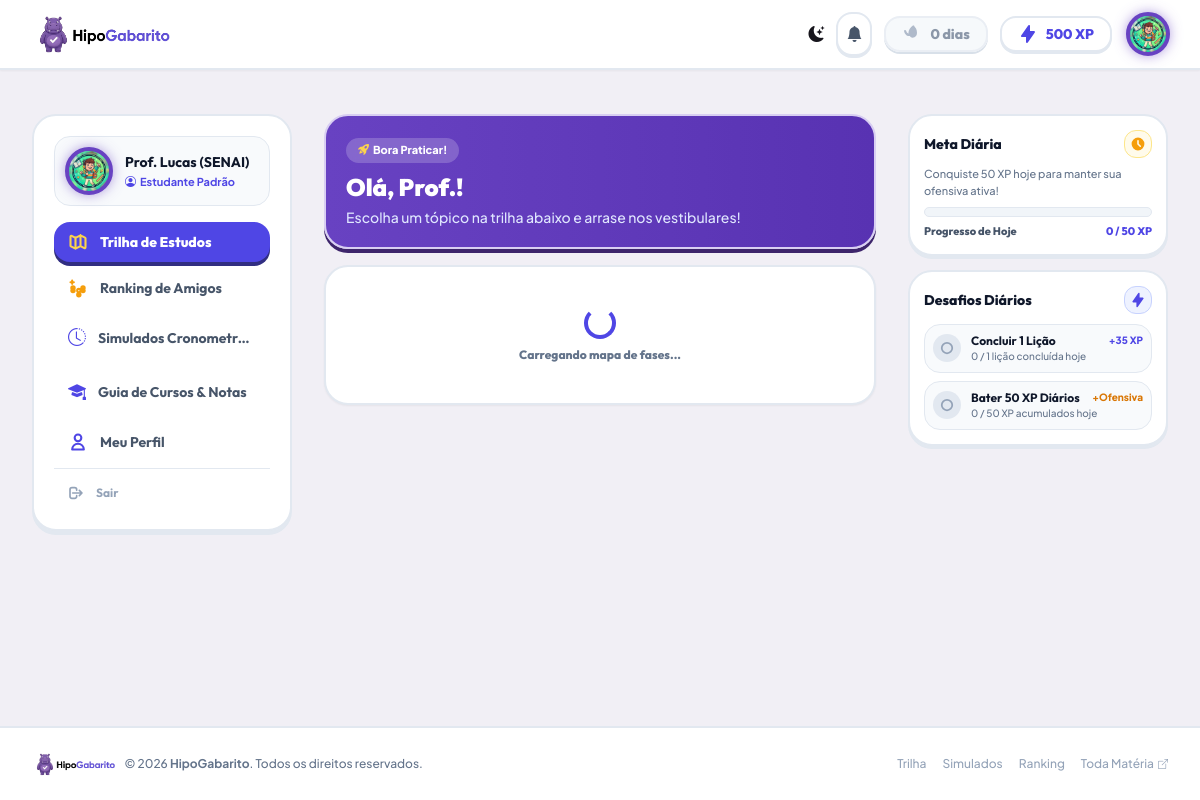
The app's page /dashboard.php (signed in) with its own data.
### tables this page shows
CREATE TABLE IF NOT EXISTS `users` (
    `id` INT AUTO_INCREMENT PRIMARY KEY,
    `name` VARCHAR(100) NOT NULL,
    `email` VARCHAR(150) NOT NULL UNIQUE,
    `password_hash` VARCHAR(255) NOT NULL,
    `avatar` VARCHAR(255) DEFAULT 'assets/img/default_avatar.jpg',
    `avatar_icon` VARCHAR(50) DEFAULT 'bi-person-circle',
    `avatar_frame` VARCHAR(50) DEFAULT 'frame-indigo',
    `xp` INT DEFAULT 0,
    `level` INT DEFAULT 1,
    `streak_days` INT DEFAULT 1,
    `last_active_date` DATE DEFAULT NULL,
    `hearts` INT DEFAULT 5,
    `max_hearts` INT DEFAULT 5,
    `role` ENUM('student', 'admin') DEFAULT 'student',
    `created_at` TIMESTAMP DEFAULT CURRENT_TIMESTAMP
);

### dashboard.php (the view, shortened to what the rows shown need)
<?php
require_once __DIR__ . '/config/db.php';
require_once __DIR__ . '/includes/header.php';
?>
    <link rel="stylesheet" href="assets/css/dashboard.css">
    <link rel="stylesheet" href="assets/css/lesson.css?v=<?= time() ?>">
    <main class="max-w-7xl mx-auto px-4 sm:px-6 lg:px-8 py-6">
        <div class="grid grid-cols-1 lg:grid-cols-12 gap-8 items-start">
            <?php require_once __DIR__ . '/includes/sidebar.php'; ?>
            <section class="lg:col-span-6 space-y-4">
                <div class="bg-gradient-to-r from-[#6842C2] to-[#5832b2] rounded-3xl p-5 text-white shadow-[0_4px_0_0_#3D256B] flex items-center justify-between relative overflow-hidden border-2 border-[#d8cef2]">
                    <div class="z-10">
                        <span class="inline-flex items-center gap-1 px-3 py-1 rounded-full text-[11px] font-extrabold bg-white/20 text-white backdrop-blur-sm mb-2">
                            <i class="bi bi-rocket-takeoff-fill text-amber-300"></i> Bora Praticar!
                        </span>
                        <h2 class="font-outfit font-black text-xl sm:text-2xl mb-1">Olá, <?= htmlspecialchars(explode(' ', $user['name'] ?? 'Estudante')[0]) ?>!</h2>
                        <p class="text-xs sm:text-sm text-indigo-100 font-medium mb-0">Escolha um tópico na trilha abaixo e arrase nos vestibulares!</p>
                    </div>
                </div>
            </section>
        </div>
    </main>
    <?php require_once __DIR__ . '/includes/footer.php'; ?>

### includes/header.php (shortened to what the rows shown need)
<?php
require_once __DIR__ . '/../config/db.php';
if (isset($_SESSION['user_id'])) {
    $userId = $_SESSION['user_id'];
    $streakStatus = syncUserStreak($pdo, $userId);
    $stmtUser = $pdo->prepare("SELECT * FROM users WHERE id = ?");
    $stmtUser->execute([$userId]);
    $user = $stmtUser->fetch();
    $userStreakDays = $streakStatus['streak_days'];
    $isStreakActive = $streakStatus['is_active_today'];
} else {
    $userStreakDays = 0;
    $isStreakActive = false;
}
$userAvatar = (!empty($user['avatar']) && trim($user['avatar']) !== '') ? $user['avatar'] : 'assets/img/default_avatar.jpg';
$userFrame = !empty($user['avatar_frame']) ? $user['avatar_frame'] : 'frame-indigo';
?>
<!DOCTYPE html>
<html lang="pt-BR" class="h-full bg-[#F1EFF5]">
<head>
    <script src="https://cdn.tailwindcss.com"></script>
    <link href="https://cdn.jsdelivr.net/npm/bootstrap-icons@1.11.3/font/bootstrap-icons.min.css" rel="stylesheet">
    <link rel="stylesheet" href="assets/css/main.css?v=<?= time() ?>">
    <link rel="stylesheet" href="assets/css/dark-mode.css?v=<?= time() ?>">
</head>
<body class="min-h-full font-sans antialiased text-[#17151C] bg-[#F1EFF5] selection:bg-[#6842C2] selection:text-white flex flex-col min-h-screen">
    <header class="sticky top-0 z-50 bg-white/95 backdrop-blur-md border-b-2 border-slate-200 py-3 shadow-sm">
        <div class="max-w-7xl mx-auto px-4 sm:px-6 lg:px-8 flex items-center justify-between">
            <div class="flex items-center gap-3">
                <?php if ($isStreakActive): ?>
                <div class="flex items-center gap-2 bg-amber-50 px-4 py-1.5 rounded-2xl border-2 border-amber-300 shadow-[0_2px_0_0_#f59e0b]" title="Ofensiva ativa hoje! <?= $userStreakDays ?> dia(s) consecutivo(s)">
                    <svg class="w-5 h-5 text-amber-500 animate-bounce" fill="currentColor" viewBox="0 0 20 20">
                        <path fill-rule="evenodd" d="M12.395 2.553a1 1 0 00-1.45-1.048c-2.5 1.6-4.5 4.5-4.5 7.5 0 .285.021.564.062.836A4.99 4.99 0 014 6.5a1 1 0 00-1.92.4C2.5 9.5 4.5 12 7 12c.3 0 .59-.03.873-.087.6.93 1.556 1.6 2.685 1.776A5.002 5.002 0 0015 9c0-3.5-1.5-5.5-2.605-6.447z" clip-rule="evenodd"/>
                    </svg>
                    <span class="font-outfit font-extrabold text-amber-700 text-sm"><?= $userStreakDays ?> dias</span>
                </div>
                <?php else: ?>
                <div class="flex items-center gap-2 bg-slate-100/90 px-4 py-1.5 rounded-2xl border-2 border-slate-200 shadow-[0_2px_0_0_#cbd5e1] opacity-75 hover:opacity-100 transition" title="Complete uma lição ou simulado hoje para acender a sua ofensiva!">
                    <span class="font-outfit font-extrabold text-slate-500 text-sm"><?= $userStreakDays ?> dias</span>
                </div>
                <?php endif; ?>
                <div class="flex items-center gap-2 bg-white px-4 py-1.5 rounded-2xl border-2 border-slate-200 shadow-[0_2px_0_0_#e2e8f0]">
                    <svg class="w-5 h-5 text-indigo-600" fill="currentColor" viewBox="0 0 20 20">
                        <path fill-rule="evenodd" d="M11.3 1.046A1 1 0 0112 2v5h4a1 1 0 01.82 1.573l-7 10A1 1 0 018 18v-5H4a1 1 0 01-.82-1.573l7-10a1 1 0 011.12-.38z" clip-rule="evenodd"/>
                    </svg>
                    <span class="font-outfit font-extrabold text-indigo-600 text-sm"><?= htmlspecialchars($user['xp'] ?? 0) ?> XP</span>
                </div>
                <a href="profile.php" class="ml-1 group" title="Meu Perfil">
                    <img src="<?= htmlspecialchars($userAvatar) ?>?v=<?= time() ?>" alt="Avatar" onerror="this.onerror=null;this.src='assets/img/default_avatar.jpg'" class="w-10 h-10 rounded-full <?= htmlspecialchars($userFrame) ?> object-cover group-hover:scale-105 transition-transform shadow-sm">
                </a>
            </div>
        </div>
    </header>

### includes/sidebar.php (shortened to what the rows shown need)
<?php
$currentPage = $currentPage ?? basename($_SERVER['PHP_SELF']);
$userAvatar = (!empty($user['avatar']) && trim($user['avatar']) !== '') ? $user['avatar'] : 'assets/img/default_avatar.jpg';
$userFrame = !empty($user['avatar_frame']) ? $user['avatar_frame'] : 'frame-indigo';
$userBadgeMap = [
    'bi-person-circle' => 'Estudante Padrão',
    'bi-backpack' => 'Mochileiro Focado',
    'bi-mortarboard' => 'Formando Vestibulando',
    'bi-rocket-takeoff' => 'Foguete da Aprovação',
    'bi-lightning-charge' => 'Mago do Conhecimento',
    'bi-award' => 'Campeão de Simulados',
    'bi-gem' => 'Diamante Medicina',
    'bi-incognito' => 'Mestre Misterioso',
    'bi-crown' => 'Rei da Aprovação',
    'bi-emoji-smile-fill' => 'Estudante Lendário'
];
$userBadgeIcon = $user['avatar_icon'] ?? 'bi-person-circle';
$userBadgeName = $userBadgeMap[$userBadgeIcon] ?? 'Estudante Padrão';
?>
<aside id="mainSidebar" class="lg:col-span-3 sticky top-20 space-y-3.5 z-30">
    <div class="bg-white rounded-3xl border-2 border-slate-200 p-4 sm:p-5 shadow-[0_4px_0_0_#e2e8f0]">
        <?php if ($currentPage !== 'profile.php'): ?>
        <div class="sidebar-user-card flex items-center gap-3.5 p-3 mb-4 bg-slate-50 rounded-2xl border border-slate-200 transition-all">
            <img src="<?= htmlspecialchars($userAvatar) ?>?v=<?= time() ?>" onerror="this.onerror=null;this.src='assets/img/default_avatar.jpg'" class="w-11 h-11 rounded-full <?= htmlspecialchars($userFrame) ?> object-cover shadow-sm shrink-0">
            <div class="sidebar-text min-w-0 flex-1">
                <h3 class="font-outfit font-bold text-slate-900 text-sm truncate mb-0"><?= htmlspecialchars($user['name'] ?? 'Estudante') ?></h3>
                <div class="flex items-center gap-1 text-[11px] font-bold text-indigo-600 truncate mt-0.5" title="Título Equipado">
                    <i class="bi <?= htmlspecialchars($userBadgeIcon) ?>"></i>
                    <span class="truncate"><?= htmlspecialchars($userBadgeName) ?></span>
                </div>
            </div>
        </div>
        <?php endif; ?>
    </div>
</aside>

### records on screen
users: userStreakDays "0", xp "500", avatar (placeholder picture), name "Prof. Lucas (SENAI)", avatar_icon "Estudante Padrão", name "Prof."

### other values on screen
$dailyXpEarned "0"
$dailyGoalTarget "50"
$dailyLessonsCompleted "0"
min(50, $dailyXpEarned) "0"
